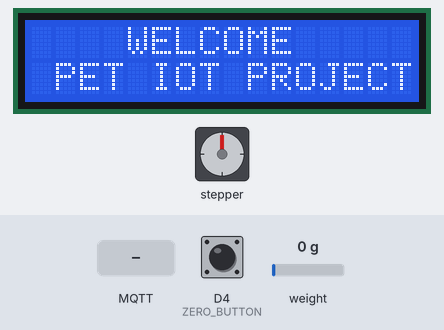
The sketch below on a simulated ESP8266 (NodeMCU). On the bench: stepper motor, 16×2 character LCD. Wiring (inferred from the names in the program): stepper motor driver (200 steps per turn assumed): step D7; direction D3. The inputs (shaded band) are chosen by the test bench; at power-on: D4 (ZERO_BUTTON) LOW, weight on the scale 0 g. WiFi joins after 1.5 s; servers stay silent unless stated; random numbers use the default seed unless the sketch sets one; EEPROM starts erased; no MQTT or app messages arrive unless stated; what the sketch prints to the serial monitor is not drawn.

Above: at 3.1 s.
7.3 s: MQTT message "1" arrives on the first subscribed topic
At 8.4 s:
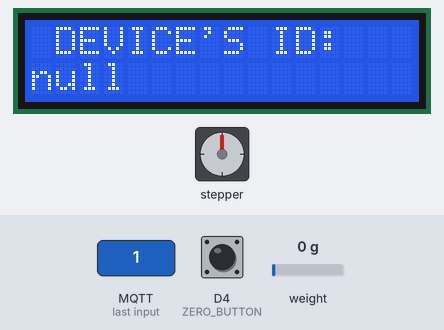
8.8 s: MQTT message "station/check/server" arrives on the second subscribed topic
At 9.3 s:
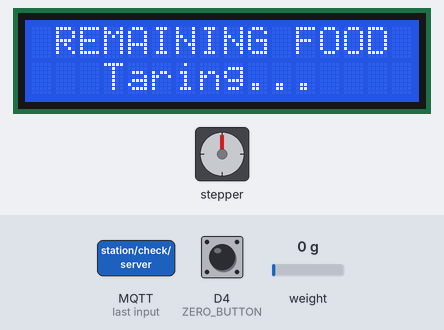
14.7 s: D4 (ZERO_BUTTON) pulled HIGH for 3.2 s
At 17.5 s:
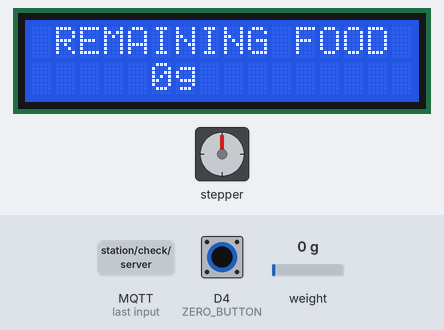
Timing chart, 0 to 19.0 s (numbered marks = the images above; inputs shaded):
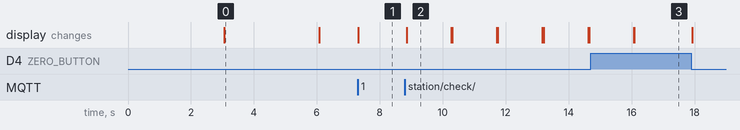

The sketch:

esp8266_src.ino
```cpp
#include <ESP8266WiFi.h>
#include <ArduinoJson.h>
#include <Wire.h>
#include <PubSubClient.h>
#include <WiFiClientSecure.h>
#include <WiFiManager.h>
#include <ESP_EEPROM.h>
#include <HX711_ADC.h> // https://github.com/olkal/HX711_ADC
#include <LiquidCrystal_I2C.h> // LiquidCrystal_I2C library
#define ZERO_BUTTON D4

#define DT    D5
#define SCK   D6

// register step
bool registered =  false;
//

// motor control
const int dirPin = D3;
const int stepPin = D7;
const int speed = 1000;
bool high = true;
unsigned long timeForSpeed = micros();
//

HX711_ADC LoadCell(DT, SCK); // dt pin, sck pin
LiquidCrystal_I2C lcd(0x27, 16, 2); // LCD HEX address 0x27

//----MQTT server info---------------
const char* mqtt_server = "195b0bd79f294349b31afa3e976cd85b.s1.eu.hivemq.cloud";
const int mqtt_port = 8883;
const char* mqtt_username = "trucle69"; //User
const char* mqtt_password = "Mqtttrucle034569@"; //
String station_id = "";
int feed_amount = 0;
//--------------------------------------------------
WiFiClientSecure espClient;
PubSubClient client(espClient);


unsigned long lastMsg = 0;
#define MSG_BUFFER_SIZE (50)
char msg[MSG_BUFFER_SIZE];

void setup_wifi() {
  delay(10);
  Serial.println();
  Serial.print("Connecting to Wifi");
  WiFiManager wifiManager;
  // wifiManager.resetSettings();    //Uncomment this to wipe WiFi settings from EEPROM on boot.  Comment out and recompile/upload after 1 boot cycle.
  wifiManager.autoConnect("ESP8266");

  while (WiFi.status() != WL_CONNECTED) {
    delay(500);
    Serial.print(".");
  }

  randomSeed(micros());
  Serial.println("");
  Serial.println("WiFi connected");
  Serial.println("IP address: ");
  Serial.println(WiFi.localIP());
}

void setup_lcd()
{
  lcd.begin(16,2); // begins connection to the LCD module
  lcd.init();
  lcd.backlight(); // turns on the backlight
  lcd.setCursor(4, 0); // set cursor to first row
  lcd.print("WELCOME "); // print out to LCD
  lcd.setCursor(0, 1); // set cursor to first row
  lcd.print(" PET IOT PROJECT "); // print out to LCD
  delay(3000);
  lcd.clear();
}

void spin_motor(int &current_weight)
{
  if (current_weight < feed_amount)
  {
    digitalWrite(dirPin,HIGH); // Enables the motor to move in a particular direction
    // Makes 200 pulses for making one full cycle rotation
    for(int x = 0; x < 100; x++) {
      digitalWrite(stepPin,HIGH);
      delayMicroseconds(speed);
      digitalWrite(stepPin,LOW);
      delayMicroseconds(speed);
    }
    delay(700); // One second delay

    digitalWrite(dirPin,LOW); //Changes the rotations direction
    // Makes 400 pulses for making two full cycle rotation
    for(int x = 0; x < 100; x++) {
      digitalWrite(stepPin,HIGH);
      delayMicroseconds(speed);
      digitalWrite(stepPin,LOW);
      delayMicroseconds(speed);
    }
    delay(700);
  }
  else
  {
    feed_amount = 0;
  }
}

//-----Call back Method for Receiving MQTT massage---------
void callback(char* topic, byte* payload, unsigned int length) {
  String incomming = "";

  if(strcmp(topic, "station/register/server/response") == 0  && station_id == "")
  {
    for(int i=0; i<length;i++) incomming += (char)payload[i];
      // Parse the JSON string
    DynamicJsonDocument doc(1024);
    DeserializationError error = deserializeJson(doc, incomming);

    // Check for parsing errors
    if (error) {
      Serial.print(F("deserializeJson() failed: "));
      Serial.println(error.f_str());
      return;
    }

    Serial.println("Message arived ["+String(topic)+"]"+String(doc["id"]));
    station_id = String(doc["id"]);
  }
  else if(strcmp(topic, "feedRecord/start/server/send") == 0)
  {
    for(int i=0; i<length;i++) incomming += (char)payload[i];

    DynamicJsonDocument doc_rcv(1024);
    DeserializationError error = deserializeJson(doc_rcv, incomming);

    // Check for parsing errors
    if (error) {
      Serial.print(F("deserializeJson() failed: "));
      Serial.println(error.f_str());
      return;
    }


    Serial.println("Massage arived ["+String(topic)+"]"+String(doc_rcv["feed_amount"]));
    feed_amount = int(doc_rcv["feed_amount"]);

    LoadCell.update(); // retrieves data from the load cell
    int i = LoadCell.getData(); // get output value

    DynamicJsonDocument doc(1024);
    doc["start_amount"] = i;
    doc["box_remain"] = 0.4;
    doc["feed_amount"] = feed_amount;

    char mqtt_message[128];
    serializeJson(doc,mqtt_message);
    publishMessage("feedRecord/start/device/response", mqtt_message, true);
  } else if(strcmp(topic, "station/check/server") == 0)
  {
    registered = true;
    lcd.clear();
  }
}


//-----Method for Publishing MQTT Messages---------
void publishMessage(const char* topic, String payload, boolean retained){
  if(client.publish(topic,payload.c_str(),true))
    Serial.println("Message published ["+String(topic)+"]: "+payload);
}


//------------Connect to MQTT Broker-----------------------------
void reconnect() {
  while (!client.connected()) {
    Serial.print("Attempting MQTT connection...");
    String clientID =  "ESPClient-";
    clientID += String(random(0xffff),HEX);
    if (client.connect(clientID.c_str(), mqtt_username, mqtt_password)) {
      client.subscribe("station/register/server/response");
      client.subscribe("station/check/server");
      client.subscribe("feedRecord/start/server/send");

      //-------Send register signal------
      DynamicJsonDocument doc(1024);
      doc["register"] = 1;
      char mqtt_message[128];
      serializeJson(doc,mqtt_message);
      publishMessage("station/register/device/send", mqtt_message, true);
      //---------------------------------
      Serial.println("connected");
    } else {
      Serial.print("failed, rc=");
      Serial.print(client.state());
      Serial.println(" try again in 5 seconds");
      delay(5000);
    }
  }
}

void display_on_lcd(int data)
{
  lcd.setCursor(1, 0); // set cursor to first row
  lcd.print("REMAINING FOOD "); // print out to LCD

  if (data<0)
  {
    data = 0;
    lcd.setCursor(4, 1);
    lcd.print(" ");
  }
  else
  {
    lcd.setCursor(4, 1);
    lcd.print(" ");
  }

  lcd.setCursor(5, 1); // set cursor to secon row
  lcd.print(data, 1); // print out the retrieved value to the second row
  lcd.print("g ");

  if (data>=5000)
  {
    data=0;
    lcd.setCursor(0, 0); // set cursor to secon row
    lcd.print("  Over Loaded   ");
    delay(200);
  }

  if (digitalRead (ZERO_BUTTON) == LOW)
  {
    lcd.setCursor(0, 1); // set cursor to secon row
    lcd.print("   Taring...    ");
    LoadCell.start(1000);
    lcd.setCursor(0, 1);
    lcd.print("                ");
  }
}

void setup() {
  EEPROM.begin(512);
  Serial.begin(115200);
  while(!Serial) delay(1);

  setup_wifi();
  espClient.setInsecure();
  client.setServer(mqtt_server, mqtt_port);
  client.setCallback(callback);

  LoadCell.begin(); // start connection to HX711
  LoadCell.start(1000); // load cells gets 1000ms of time to stabilize

  /////////////////////////////////////
  LoadCell.setCalFactor(480); // Calibarate your LOAD CELL with 100g weight, and change the value according to readings
  /////////////////////////////////////
  setup_lcd();

  // Declare pins as Outputs
  pinMode(stepPin, OUTPUT);
  pinMode(dirPin, OUTPUT);
}

unsigned long timeUpdata=millis();
unsigned long timeConnect=millis();

void loop() {
  if (!client.connected()) {
    reconnect();
  }
  client.loop();


  //read ADC_HX711
  LoadCell.update(); // retrieves data from the load cell
  int data = LoadCell.getData(); // get output value
  if(data < 0) data = 0;

  if(station_id != "")
  {
    if(!registered)
    {
      // lcd.clear();
      lcd.setCursor(1, 0); // set cursor to first row
      lcd.print("DEVICE'S ID: "); // print out to LCD

      lcd.setCursor(0, 1); // set cursor to first row
      lcd.print(station_id); // print out to LCD
    } else {
      display_on_lcd(data);
      if(data < feed_amount)
      {
          if(micros() - timeForSpeed > speed)
          {
            high = high ^ 1;
            digitalWrite(stepPin, high);
            timeForSpeed = micros();
          }
      } else {
        feed_amount = 0;
      }
    }
  }


  if(millis()-timeUpdata > 5000 && station_id != ""){

    DynamicJsonDocument doc(1024);
    doc["disk_remain"] = data;
    doc["station_id"] = station_id;
    doc["box_remain"] = 0.4;
    char mqtt_message[128];
    serializeJson(doc,mqtt_message);
    publishMessage("station/info", mqtt_message, true);

    // String mqtt_message = "Food remaining: "+ String(i)+" g";
    timeUpdata=millis();
  }
}
```

Measured:
- after the input at 7.3 s, the display: changes at once (image 1)
- after the input at 8.8 s, the display: changes after 0.05 s (image 2)
- what the display in image 0 shows lasts 3.0 s, from 3.1 s to 6.1 s
- what the display in image 2 shows lasts 1.5 s, from 8.8 s to 10.3 s
